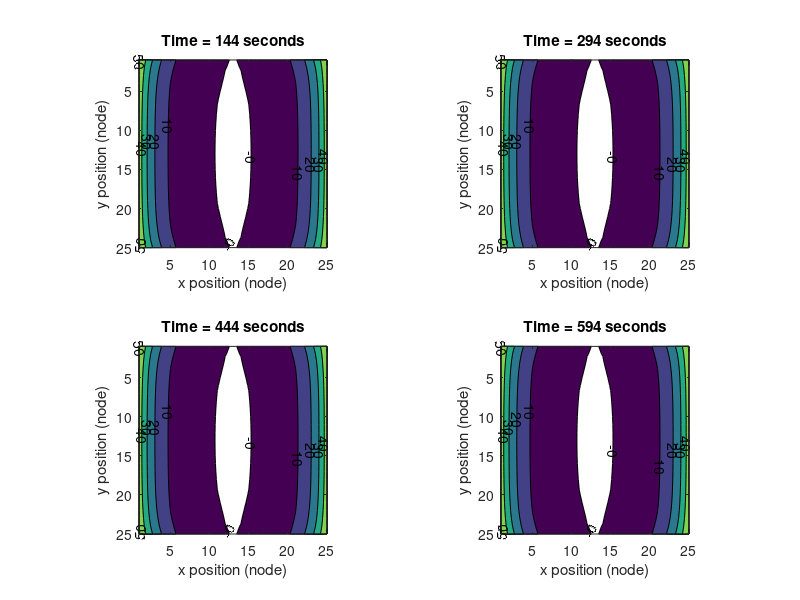
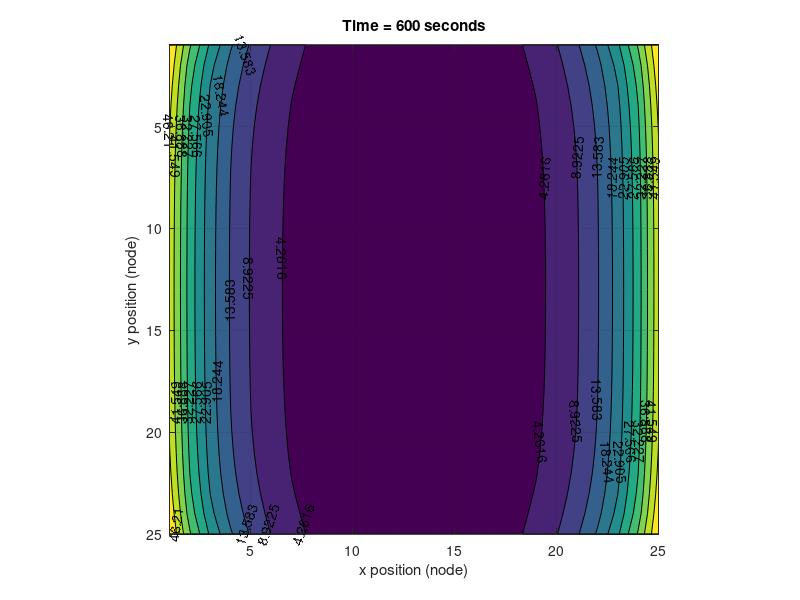
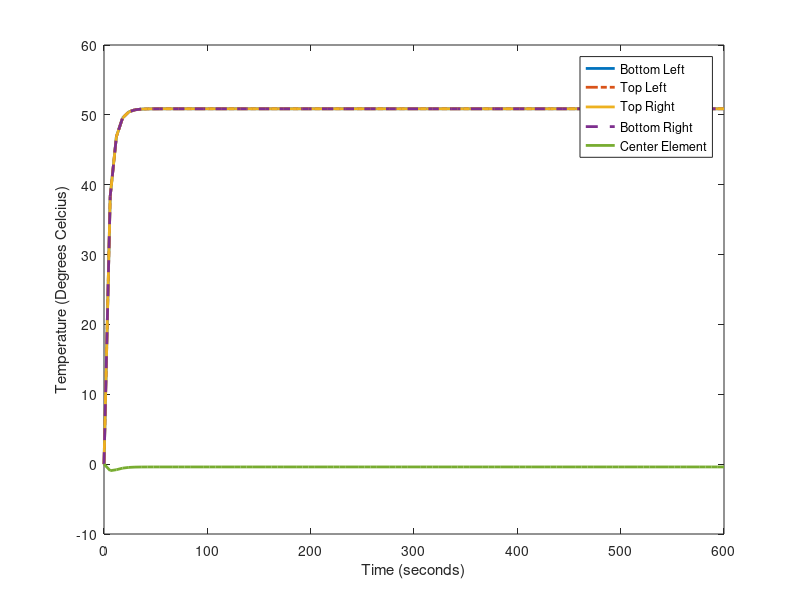

Source code (MATLAB) for these figures, in order:
clear all; close all;

% 2D Thermal Model for a thin plate with zoned internal heat generation

%% Printing Options
simTitle = 'test';
% Prompts whether to print a new plot when the script is run
% Will plot and save file with some descriptive filename
% Fix .eps printing to tikz printing someday
prompt = 'Should the Temperature Response and Transient Gradient plots be printed? [Y/n]';
prnt = input(prompt,'s');

%% Node Control from .csv
% heatZone = csvread('SnakeInput.csv');
% heatZoneSize = size(heatZone);
% heatZoneV = reshape(heatZone,numel(heatZone),1);
% inputNodes = sum(heatZoneV);
% 
% n = heatZoneSize(1);
% m = heatZoneSize(2);
% N = n*m;

%% Manual Node Control
n = 25;
m = 25;
N = n*m;

%% Parameters
tempInit = 0;

x0 = tempInit * ones(n*m,1);

% Properties for Copper
cp = 840; % J/(kg-K)
p = 1850; % kg/m^3
tmax = 600; % run time: seconds
ks = 100; % W/(m-K)
L = .16; % length: meter
th = .18; % thickness: meter
Qs = 15; % Value of step power input
area = L^2;
Qos = -5; % Value of step power loss Side
h_t = 1; % Convection coefficient from top
h_b = 1; % Convection coefficient from bottom
Qot = -5/n; % Value of step power loss Top
Qob = -1/n; % Value of step power loss Bottom


% Time Step and Vector
dt = tmax/100;
t = 0:dt:tmax;

dx = L/n; % length between each node
a = dx*th; % cross sectional area of node

C = cp*dx*a*p; % thermal capacitance
R = dx/(ks*a); % thermal resistance

% Inputs vectors (power input and power loss)
uQs = zeros(length(t),1);
uQot = zeros(length(t),1);
uQob = zeros(length(t),1);
uQos = zeros(length(t),1);

% Power Input Vector (used to set time power is on or off)
uQs(1:length(t),1) = Qs;
uQos(1:length(t),1) = Qos;
uQot(1:length(t),1) = Qot;
uQob(1:length(t),1) = Qob;

% Combine inputs for lsim
u = [uQs uQos uQot uQob];

% u = Qs * zeros(length(t),1); %step function; for all time, input = Qs
% Qsu = Qs * ones(10,1);
% u(1:10) = Qsu;

%% Setup A Matrix
tic

%% Main diagonal construction: coefficient of i,j element
% Coefficient value for internal elements are inserted at every location, 
% then replaced if the element is on an edge.
Aa = (-(4*R^3)/(C*R^4))*ones(n*m,1)+Qob+Qot; % Value of C_i,j for internal elements
Aa(1:n) = -(3*R^2)/(C*R^3); % Value of C_i,j for left edge replacement
Aa(n*m-(n-1):n*m) = -(3*R^2)/(C*R^3); % Value of C_i,j for right edge replacement

% This loop modifies the C_i,j value for edge elements along the top and
% bottom of the grid by checking if they are an even multiple of n or are 
% one larger than an even multiple of n.
for i = 1:n*m
    if mod(i,n) == 0
        Aa(i) = -(3*R^2)/(C*R^3); % Bottom row
    elseif mod(i,n) == 1
        Aa(i) = -(3*R^2)/(C*R^3); % Top row
    else
    end
end

% This block adjusts the corners to the correct coefficient values.
Aa(1) = -(2*R)/(C*R^2);
Aa(n) = Aa(1);
Aa(n*m) = Aa(1);
Aa(n*m-(n-1)) = Aa(1);

%% Auxiliary diagonal construction: coefficients of adjacent elements

% Ab will map to two diagonals directly next to the main diagonal and
% represents resistance between C_i,j and C_i,j(+/-)1 (elements east and
% west). The A Matrix is constructed by first going down the left column
% and finishing by going down the right column, so offsetting the diagonal
% by n rows takes care of removing resistances where there is no element to
% the east or west.
Ab = (1/(C*R))*ones(n*m-n,1);

% Ac will map to a diagonal which represents resistance between C_i,j and
% C_i-1,j (element south)
Ac = (1/(C*R))*ones(n*m-1,1);

% This loop removes elements from Ac at the bottom edge of the grid array,
% where there is no thermal element to the south.
for i = 1:n*m-1
    if mod(i,n) == 0
        Ac(i) = 0;
    else
    end
end

% Ad will map to a diagonal which represents resistance between C_i,j and
% C_i+1,j (element north)
Ad = (1/(C*R))*ones(n*m-1,1);

% This loop removes elements from Ad at the top edge of the grid array,
% where there is no thermal element to the north.
for i = 2:n*m-1
    if mod(i,n) == 1
        Ad(i-1) = 0;
    else
    end
end

%% Combine state variable coefficient values into sparse A matrix.
v = zeros(n,1); % zeroes required to offset east and west edges
Aba = [v;Ab]; % elements to the east
Abb = [Ab;v]; % elements to the west
v = [0]; % zero required to offset north and south edges
Ac = [Ac;v]; % elements to the south
Ad = [v;Ad]; % elements to the north
% Aa(1) = -1/(C*R);
% Aa(n*m) = -1/(C*R);

% Vectors required to create sparse A matrix
A = [Abb Ac Aa Ad Aba];
v = [-n -1 0 1 n]';

A = spdiags(A,v,N,N);

A_full = full(A);

timeDiag = toc;

% Input Vectors (Bi = Heat in; Bot,Bob,Bos = Heat out (top,bottom,side))
Bi = zeros(n*m,1);
Bot = zeros(n*m,1);
Bob = ones(n*m,1);
Bos = zeros(n*m,1);

%% Control for where heat is input by changing B to weight specific nodes.

% Bi = 1/(C*R)*heatZoneV;

% Bi = ones(n*m,1); Bi = (1/(C*R))*Bi;
% Bi(ceil(m*n/2)) = 1/(C*R); % Center Element
% Bi(1) = 1/(C*R); % First Element
Bi(m*n-(n-1):m*n) = 1/(C*R); % All Right Edge
Bi(1:n) = 1/(C*R); % All Left Edge
% Bi(m*n-(floor(n/2))) = 1/(C*R);
% Bi(n+2) = 1/(C*R);
% Bi(n) = 1/(C*R);
% Bi(1654:2278) = 1/(C*R);

% Bos(1:n) = 1/(C*R); % All Left Edge
% Bos(m*n-(n-1):m*n) = 1/(R*C); % All Right Edge
% Bos(n*m) = 1/(C*R); % Last Element
% Bos(1) = 1/(C*R); % First Element

%% Input vectors for SS

% Bot(m*n-(n-1):m*n) = 1/(C*R);

Bot = (1/(C*R))*Bot;
Bob = (1/(C*R))*Bob;
Bos = (1/(C*R))*Bos;
B = [Bi Bot Bob Bos];

% B = B * 1/(C*R);

%% Output vectors for SS

Cc = speye(m*n);

D = 0;

%% Simulation
tic
sys = ss(A,B,Cc,D);
y = lsim(sys,u,t,x0);
timeSim = toc;

%% Reorder results into element grid and plot/print contours

for i = 0:n-1
    for j = 2:length(t)-1
        M(:,i+1,j) = y(j,i*n+1:i*n+n);
    end
end

tempFinal = y(end,:);
maxTemp = max(tempFinal);
minTemp = min(tempFinal);
tenCont = floor((maxTemp-minTemp)/10);
tenCont = 10;

M1 = M(:,:,2);

figure

g = 4;

for j = 1:g
    subplot(g/2,2,j)
    contourf(M(:,:,j*floor(length(t)/g)),'ShowText','on','LevelStepMode','manual','LevelStep',tenCont);
    xlabel('x position (node)'); ylabel('y position (node)')
    lbl = num2str(t(j*floor(length(t)/g)));
    lbl = [lbl,' seconds'];
    ttl = ['Time = ',lbl]; title(ttl);
    set(gca,'Ydir','reverse');
    axis equal
end
pathStr = '/Users/jonathon/Documents/Thesis/thermalmodel/latex/figures/CtrTnst';
tempInitStr = [',it' num2str(tempInit)];
powerInputStr = [',pi' num2str(Qs)];
pathStr = strcat(pathStr,simTitle);
if strcmp(prnt,'Y') == 1
    print(pathStr,'-depsc')
else
end

figure
contourf(M(:,:,length(t)-1),10,'ShowText','on');
grid on
xlabel('x position (node)'); ylabel('y position (node)')
lbl = num2str(t(end));
lbl = [lbl,' seconds'];
ttl = ['Time = ',lbl]; title(ttl);
set(gca,'Ydir','reverse');
axis equal

figure
plot(t,y(:,1),'LineWidth',2)
hold on
plot(t,y(:,n),'-.','LineWidth',2)
plot(t,y(:,m*n),'LineWidth',2)
plot(t,y(:,m*n-(n-1)),'--','LineWidth',2)
plot(t,y(:,ceil(m*n/2)),'LineWidth',2)
xlabel('Time (seconds)'); ylabel('Temperature (Degrees Celcius)');
legend('Bottom Left','Top Left','Top Right','Bottom Right','Center Element')
pathStr = '/Users/jonathon/Documents/Thesis/thermalmodel/latex/figures/TmpRspn';
pathStr = strcat(pathStr,simTitle);
if strcmp(prnt,'Y') == 1
    print(pathStr,'-depsc')
else
end

timeSim/60;
timeSimSec = num2str(timeSim,3);
timeSimMin = num2str(timeSim/60,3);
if timeSim <= 60
    disp(['Simulation Run time = ',timeSimSec,' seconds'])
else
    disp(['Simulation Run time = ',timeSimMin,' minutes'])
end
beep